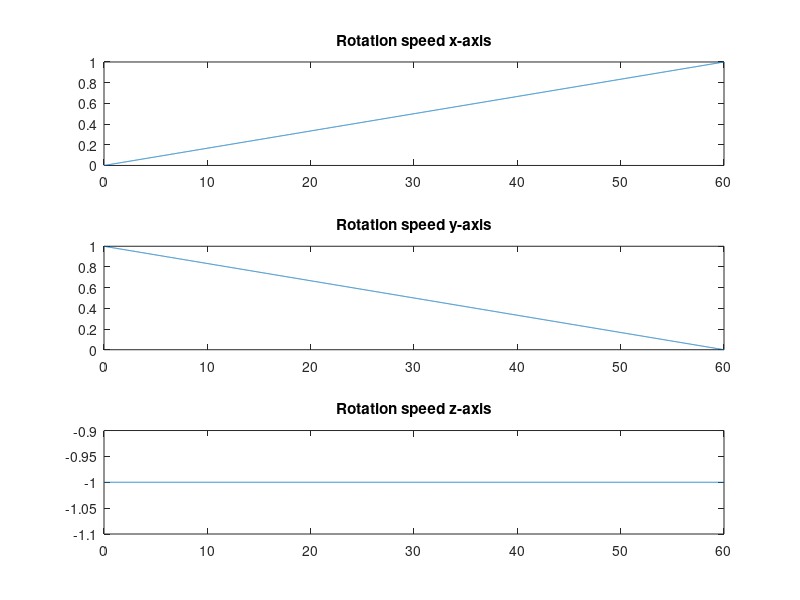
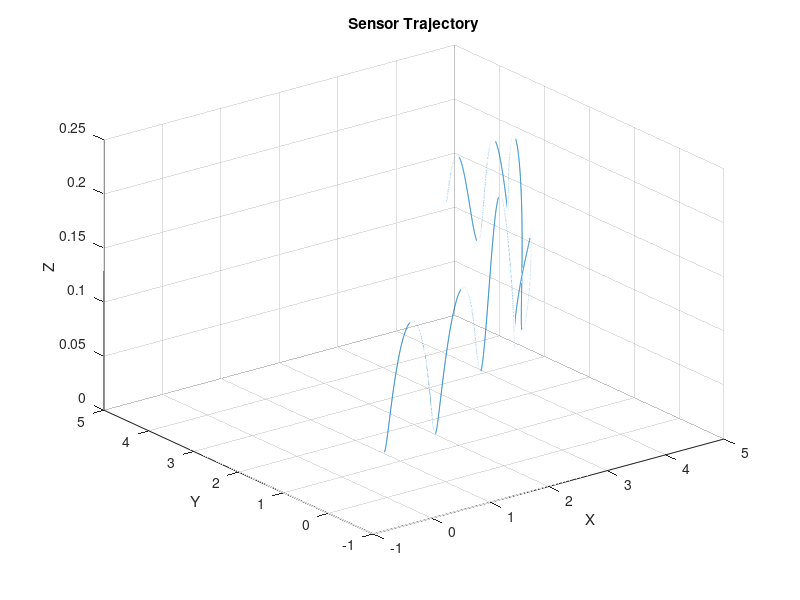

These charts were generated, in order, by the following MATLAB code:
%% Simulation parameters 
T = 60; % seconds, simulation time
step = 0.01; % seconds, stepsize 
nsteps = T/step+1;
t=0:step:T;
rs = 0.145; % m, radius of sphere
rx = 0.04119993; % m, measured radius when rotating around x 
ry = 0.05758807; % m, measured radius when rotating around y 
rz = 0.01860155; % m, measured radius when rotating around z 
% Input signal (angular velocity) 
wx = 1/6*[0:0.001:6];
wy = 1/6*[6:-0.001:0];
wz = -ones(1,nsteps);

%% Internal variables
x=zeros(1,nsteps);
y=zeros(1,nsteps);
z=zeros(1,nsteps);
yx=zeros(1,nsteps);
zx=zeros(1,nsteps);
xz=zeros(1,nsteps);
xy=zeros(1,nsteps);
zy=zeros(1,nsteps);
yz=zeros(1,nsteps);
alpha=zeros(3,nsteps);
for k = 2:1:nsteps
    % Get current phase in each rotation axis 
    alpha(1,k+1) = alpha(1,k) + wx(1,k)*step;
    alpha(2,k+1) = alpha(2,k) + wy(1,k)*step;
    alpha(3,k+1) = alpha(3,k) + wz(1,k)*step;
    % Rotation around x-axis:
    yx(1,k) = rs*alpha(1,k)-rx*sin(alpha(1,k));
    zx(1,k) = rs - rx*cos(alpha(1,k));
    % Rotation around y-axis:
    xy(1,k) = rs*alpha(2,k)-ry*sin(alpha(2,k));
    zy(1,k) = rs - ry*cos(alpha(2,k));
    % Rotation around z-axis:
    xz(1,k) = rz*sin(alpha(3,k));
    yz(1,k) = rz*cos(alpha(3,k));
    % Superposition
    x(1,k+1) = x(1,k) + xy(1,k) + xz(1,k) - xy(1,k-1) - xz(1,k-1);
    y(1,k+1) = y(1,k) + yx(1,k) + yz(1,k) - yx(1,k-1) - yz(1,k-1);
    z(1,k+1) = z(1,k) + zx(1,k) + zy(1,k) - zx(1,k-1) - zy(1,k-1);
end
x = x - rs;
y = y - rs;
z = z - rs;
x(1)=x(3);
x(2)=x(3);
y(1)=y(3);
y(2)=y(3);
z(1)=z(3);
z(2)=z(3);

%% Plot
figure(1)

subplot(3,1,1)
plot(t, wx)
title('Rotation speed x-axis')
subplot(3,1,2)
plot(t,wy)
title('Rotation speed y-axis')
subplot(3,1,3)
plot(t,wz)
title('Rotation speed z-axis')

figure(2)
plot3(x, y, z)
grid on
title('Sensor Trajectory')
xlabel('X')
ylabel('Y')
zlabel('Z')
